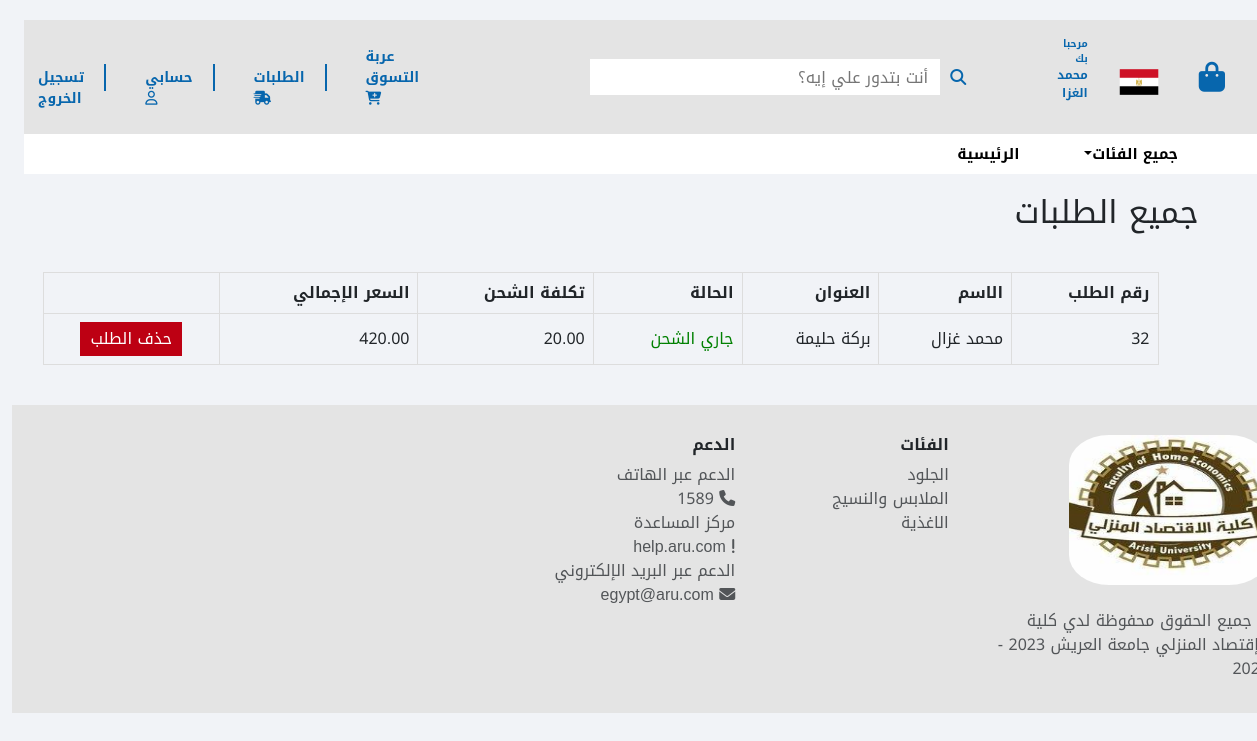
The app's page /order (signed in) with its own data.
### User/models.py (models this page shows)
class User(AbstractUser):
    Image = models.ImageField(upload_to='user_images', blank=True, null=True)

### Cart/models.py (models this page shows, shortened)
class Order(models.Model):
    Order_id = models.AutoField(primary_key=True)
    User = models.ForeignKey(User, on_delete=models.CASCADE, blank=True, null=True)
    Payment = models.ForeignKey(Payment, on_delete=models.CASCADE, blank=True, null=True)
    Shipping_cost = models.DecimalField(max_digits=10, decimal_places=2, default=20.0)
    Adress = models.CharField(max_length=50, blank=True, null=True)
    Name = models.CharField(max_length=50, blank=True, null=True)
    Status = models.CharField(max_length=20, blank=True, null=True)
    Total_price = models.DecimalField(max_digits=12, decimal_places=2, blank=True, null=True)

### Cart/views.py (the view)
# urls.py: path('order', order_list, name='order_list'),
@login_required
def order_list(request):
    all_orders = Order.objects.filter(User=request.user)
    return render(request, 'order.html', { 'all_orders': all_orders})

### Cart/templates/order.html (shortened to what this page needs)
{% extends "main.html" %}
{% load static %}
{% block body %}
<link rel="stylesheet" href="{% static 'css/order.css' %}">
<div class="container" style="padding-top: 20px;">
    <h2 dir="rtl">جميع الطلبات</h2>
    <table class="order-table" dir="rtl">
        <thead>
            <tr>
                <th>رقم الطلب</th>
                <th>الاسم</th>
                <th>العنوان</th>
                <th>الحالة</th>
                <th>تكلفة الشحن</th>
                <th>السعر الإجمالي</th>
                <th></th>
            </tr>
        </thead>
        <tbody>
            {% for other_order in all_orders %}
                <tr>
                    <td>{{ other_order.Order_id }}</td>
                    <td>{{ other_order.Name }}</td>
                    <td>{{ other_order.Adress }}</td>
                    <td style="color: green;">{{ other_order.Status }}</td>
                    <td>{{ other_order.Shipping_cost }}</td>
                    <td>{{ other_order.Total_price }}</td>
                    <td style="text-align: center;">
                        <form action="{% url 'delete_order' order_id=other_order.Order_id %}" method="post">
                            <button type="submit" class="delete-button" onclick="return confirm('هل أنت متأكد أنك تريد حذف هذا الطلب؟')">حذف الطلب</button>
                        </form>
                    </td>
                </tr>
            {% endfor %}
        </tbody>
    </table>
</div>
{% endblock body %}

### templates/main.html (shortened to what this page needs)
{% load static %}
<!DOCTYPE html>
<html lang="ar">
<head>
  <link rel="stylesheet" href=" https://cdnjs.cloudflare.com/ajax/libs/font-awesome/5.15.4/css/all.min.css">
  <link rel="stylesheet" href="https://cdn.jsdelivr.net/npm/bootstrap@5.3.0/dist/css/bootstrap.min.css">
    <link rel="stylesheet" href="{% static 'css/home.css'%}">
</head>
<body>
  <div class="container" style="max-width: 100%;">
    <nav class="navbar navbar-expand-lg scroll-nav" style="max-width: 100%; background-color: #e4e4e4;">
        <a class="navbar-brand" href="#">
            <i class="fa-solid fa-bag-shopping fa-xl" style="color: #0766AD;"></i>
        </a>
        <div class="collapse navbar-collapse" id="navbarNav">
            <ul class="navbar-nav ml-auto align-items-center order-first">
                <li class="nav-item">
                    <img src="{% static 'images/e.png' %} " style="width: 40px; height: 40px; margin-top: 10px;" alt="">
                </li>
                {% if user.is_authenticated %}
                <li class="nav-item">
                    <a class="nav-link" style="font-size: 10px;" href="{% url 'profile' %}">
                        مرحبا بك
                        <p style="font-size: 12px;">
                          {{ user.first_name}} {{ user.last_name|slice:":5" }}
                        </p>
                    </a>
                </li>
                {% endif %}
                <li class="nav-item search-bar" style="margin-right: 70px;">
                    <div class="search-bar">
                        <i class="fas fa-search"></i>
                        <input type="text" placeholder="أنت بتدور علي إيه؟">
                    </div>
                </li>
            </ul>
            <ul class="navbar-nav ml-auto align-items-end text-right">
                {% if user.is_authenticated %}
                    <li class="nav-item" style="text-align: left; margin-right: 100px;" >
                      <a class="nav-link" style="font-size: 14px; position: relative;" href="{% url 'cart_detail' %}">
                          عربة التسوق
                          <i class="fa-solid fa-cart-plus"></i>
                      </a>
                  </li>
                    <li class="nav-item" style="text-align: left; " >
                        <a class="nav-link" style="font-size: 14px; position: relative;" href="{% url 'order_list' %}">
                          <span class="vertical-line"></span>
الطلبات
 <i class="fa-solid fa-truck-fast"></i>
                        </a>
                    </li>
                    <li class="nav-item" style="text-align: left;">
                      <a class="nav-link" style="font-size: 14px;" href="{% url 'profile' %}">
                        <span class="vertical-line"></span>
                          حسابي
                          <i class="fa-regular fa-user"></i>
                      </a>
                  </li>
                    <li class="nav-item">
                      <a class="nav-link" style="font-size: 14px; text-align: left;" href="{% url 'logout' %}">
                        <span class="vertical-line"></span>
                          تسجيل الخروج
                      </a>
                  </li>
                {% endif %}
            </ul>
        </div>
    </nav>
</div>
<div class="container" style="max-width: 100%; height: 40px; z-index: 1;">
  <nav class="navbar navbar-expand-lg scroll-nav" style="max-width: 100%; height: 40px; text-align: right;">
    <div class="collapse navbar-collapse" id="navbarNav">
      <ul class="navbar-nav left-side justify-content-end">
        <li class="nav-item2 dropdown" style="margin-left: 30px;">
          <a class="nav-link dropdown-toggle" id="navbarDropdown" href="#" role="button" data-bs-toggle="dropdown" aria-haspopup="true" aria-expanded="false">جميع الفئات</a>
        </li>
        <li class="nav-item2">
          <a class="nav-link" href="{% url 'home' %}">الرئيسية</a>
        </li>
      </ul>
    </div>
  </nav>
</div>
{% block body %}
{% endblock body %}
<div class="">
<div class="" style="background-color: #e4e4e4; ">
<div class="row d-flex"style="padding-top: 30px;">
<div class="col-md-12 col-lg-3 mb-3" >
<img src="{% static 'images/8.png' %} " width="200" height="150" style="border-radius:20% ;"></img>
<p class="mt-4 text-muted">© جميع الحقوق محفوظة لدي كلية الإقتصاد المنزلي جامعة العريش 2023 - 2024</p>
</div>
<div class="col-6 col-sm-6 col-md-4 col-lg-2">
 <h6 class="h6 fw-bold">الفئات</h6>
   <a
      href="#" class="text-decoration-none text-muted"> الجلود</a>
  <a
     href="#" class="text-decoration-none text-muted"> الملابس والنسيج</a>
  <a
     href="#" class="text-decoration-none text-muted">الاغذية</a>
</div>
<div class="col-6 col-sm-6 col-md-4 col-lg-2 mt-3 mt-md-0">
 <h6 class="h6 fw-bold">الدعم</h6>
 <a href="#" class="text-decoration-none text-muted">الدعم عبر الهاتف</a>
  <a href="#" class="text-decoration-none text-muted"><i class="fa-solid fa-phone"></i> 1589</a>
  <a href="#" class="text-decoration-none text-muted">مركز المساعدة</a>
  <a href="#" class="text-decoration-none text-muted"><i class="fa-solid fa-exclamation"></i> help.aru.com</a>
  <a href="#" class="text-decoration-none text-muted">الدعم عبر البريد الإلكتروني</a>
  <a href="#" class="text-decoration-none text-muted"><i class="fa-solid fa-envelope"></i> egypt@aru.com</a>
</div>
</div>
</body>
</html>

### static/css/home.css (style rules this page uses)
body { background-color: #fdfdfd; direction: rtl; font-family: 'Noto Kufi Arabic', sans-serif; }
.col-6 > a { display:block; }
.navbar { padding: 8px 16px; background-color: #ffffff; }
.navbar-nav .nav-item { margin-left: 8px; }
.nav-link { color: #0766AD; font-size: 18px; font-weight: bold; margin-right: 15px; }
.vertical-line { border-left: 2px solid #0766AD; margin-left: 20px; }
.search-bar { display: flex; align-items: center; }
.search-bar input[type="text"] { height: 36px; width: 350px; padding: 12px; border: 0px; outline: none; margin-right: 10px; }
.search-bar .fa-search { color: #0766AD; margin-right: 5px; }
.navbar-nav.left-side { margin-left: auto; }
.nav-item2 .nav-link { color: #000000; font-size: 15px; text-align: right; }
.container { position: relative; width: 100%; }
:root { font-size: 16px; --heading-color: hsl(0, 0%, 7%); --date-text-color: hsl(0, 0%, 51%); --previous-price-text-color: hsl(0, 98%, 44%); --current-price-text-color: hsla(0, 0%, 0%, 0.822); --liked-heart-icon-color: hsl(0, 98%, 44%); --heart-icon-color: whitesmoke; --pricing-font-weight: 800; --title-font-weight: 800; --date-font-weight: 550; --card-main-color : whitesmoke; --card-1-secondary-color: #dedede; --card-2-secondary-color: rgb(67,53,27); --card-3-secondary-color: rgb(178,180,179); --card-4-secondary-color: rgb(96,109,117); }

### static/css/order.css (style rules this page uses)
body { margin-top:20px; background-color: #f1f3f7; }
a { text-decoration: none!important; }

### Cart/templates/order.html (style rules this page uses)
.order-table { width: 100%; border-collapse: collapse; margin-top: 20px; margin: 40px; }
.order-table th, .order-table td { border: 1px solid #ddd; padding: 8px; text-align: right; }
.delete-button { background-color: #bd0013; color: white; border: none; padding: 5px 10px; cursor: pointer; }

### records on screen
User: first_name "محمد", last_name "الغزا"
Order: Order_id "32", Name "محمد غزال", Adress "بركة حليمة", Status "جاري الشحن", Shipping_cost "20.00", Total_price "420.00"
